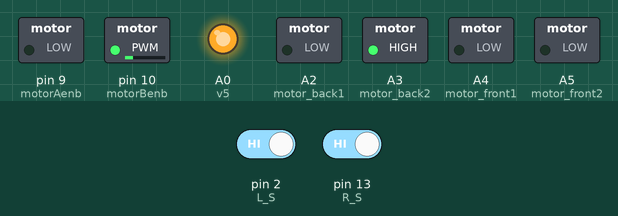
Simulated run of this sketch. Board: Arduino Uno, built with avr-gcc and run on an emulated ATmega328P. On the bench: switched loads named in the sketch (green lamp = pin HIGH), output pins drawn as LEDs (lit = HIGH). The test bench sets the inputs (shaded band); at power-on: pin 2 (L_S) HIGH, pin 13 (R_S) HIGH.

Above: at 1.2 s.
1.3 s: pin 2 (L_S) driven LOW
At 2.4 s:
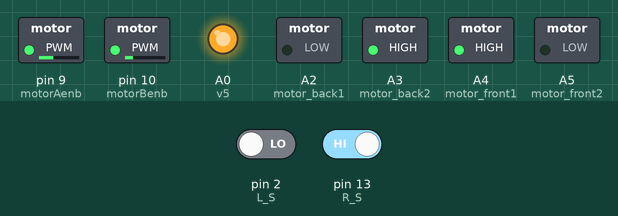
2.8 s: pin 2 (L_S) driven HIGH and pin 13 (R_S) driven LOW
At 3.5 s:
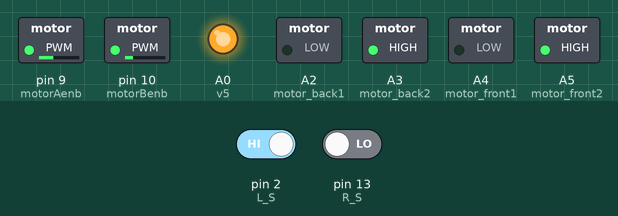
Timing chart, 0 to 5.8 s (numbered marks = the images above; inputs shaded):
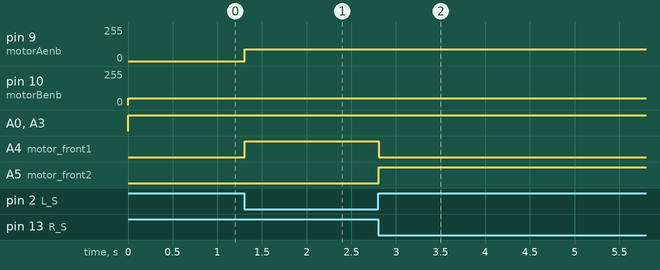

Measured:
- after the input at 1.3 s, pin 9 (motorAenb): 0/255 → 90/255 at once; A4 (motor_front1): LOW → HIGH at once
- after the input at 2.8 s, A4 (motor_front1): HIGH → LOW at once; A5 (motor_front2): LOW → HIGH at once

The sketch:

line_follower.ino
```cpp
//Motor back
int motor_back1 =A2;
int motor_back2 = A3;
int motorBenb = 10;
#define motor_backrpm 50 //Any value between 0 and 255

//Motor front
int motor_front1 =A4;
int motor_front2 = A5;
int motorAenb = 9;
#define motor_frontrpm 90 //Any value between 0 and 255
//ir sensor
int L_S=2;
int R_S=13;
int v5=A0;
//Ultrasonic Sensor
const int trigPin = 11; // Trigger Pin of Ultrasonic Sensor
const int echoPin = 12; // Echo Pin of Ultrasonic Sensor

//Define Variables
long duration;
int distance;

void setup(){
  Serial.begin(9600);
  pinMode(v5,OUTPUT);
  pinMode(R_S, INPUT); // declare if sensor as input
  pinMode(L_S, INPUT); // declare ir sensor as input
  pinMode(motor_back1, OUTPUT);
  pinMode(motor_back2, OUTPUT);
  pinMode(motorBenb, OUTPUT);
  pinMode(motor_front1, OUTPUT);
  pinMode(motor_front2, OUTPUT);
  pinMode(motorAenb, OUTPUT);

  pinMode(trigPin, OUTPUT);
  pinMode(echoPin, INPUT);
}

void loop(){
  long duration,cm;
  digitalWrite(v5 , HIGH);
  forward();

 if((digitalRead(R_S) == 0)&&(digitalRead(L_S) == 0)){
  forward();

 }

//if Right Sensor is Black and Left Sensor is White then it will call turn Right function
else if((digitalRead(R_S) == 1)&&(digitalRead(L_S) == 0)){turn_right();}

//if Right Sensor is White and Left Sensor is Black then it will call turn Left function
else if((digitalRead(R_S) == 0)&&(digitalRead(L_S) == 1)){turn_left();}

delay(10);
}

  // digitalWrite(trigPin , HIGH);
  // delayMicroseconds(1000);
  // digitalWrite(trigPin , LOW);
//   pinMode(trigPin, OUTPUT);
//    digitalWrite(trigPin, LOW);
//    delayMicroseconds(2);
//    digitalWrite(trigPin, HIGH);
//    delayMicroseconds(10);
//    digitalWrite(trigPin, LOW);
//     pinMode(echoPin, INPUT);

//   duration = pulseIn(echoPin , HIGH);
//   cm = (duration/2) / 28.5; //dist in crntimeters
//   Serial.print(cm);
//   Serial.println();
//   delay(100);
//   if(cm < 10){
//     stop();
//     delay(1000);
//     //digitalWrite(motorA1, HIGH);
//     //digitalWrite(motorA2, LOW);
//     //analogWrite(motorAenb, motorArpm);
//     //digitalWrite(motorB1, LOW);
//     //digitalWrite(motorB2, HIGH);
//     //analogWrite(motorBenb, motorBrpm);
//     //delay(200);
//     // digitalWrite(motorB1, LOW);
//     // digitalWrite(motorB2, HIGH);
//     // analogWrite(motorBenb, motorBrpm);
//     turn_right();
//     delay(1500);
// forward();
// delay(200);
// stop();
// delay(1000);
// turn_left();
// delay(3000);
// forward();
// delay(200);
// stop();
// delay(1000);
// turn_right();
// delay(1000);
//   }
  // else{
  //   digitalWrite(motorA1, LOW);
  //   digitalWrite(motorA2, HIGH);
  //   analogWrite(motorAenb, motorArpm);
  //   digitalWrite(motorB1, HIGH);
  //   digitalWrite(motorB2, LOW);
  //   analogWrite(motorBenb, motorBrpm);
  // }


void stop(){
analogWrite(motorAenb, 0);
analogWrite(motorBenb, 0);
}
void forward(){
digitalWrite(motor_back1, LOW);
digitalWrite(motor_back2, HIGH);
analogWrite(motorBenb,motor_backrpm );
}
void backword(){
digitalWrite(motor_back1, HIGH);
digitalWrite(motor_back2, LOW);
analogWrite(motorBenb,motor_backrpm );
}
void turn_right(){
digitalWrite(motor_front1, HIGH);
digitalWrite(motor_front2, LOW);
analogWrite(motorAenb,motor_frontrpm );
forward();
}
void turn_left(){
digitalWrite(motor_front1, LOW);
digitalWrite(motor_front2, HIGH);
analogWrite(motorAenb,motor_frontrpm );
forward();
}
```
